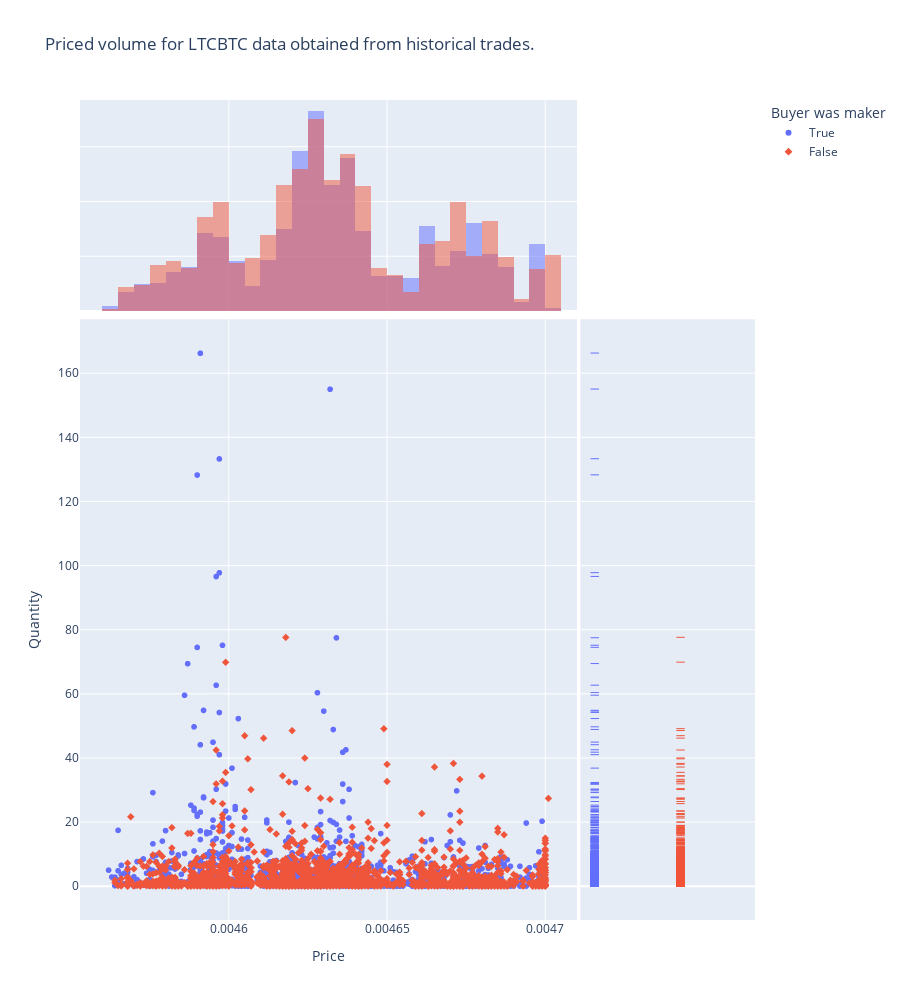

This figure's notebook cell:
### Code cell
sym.plot_trades_scatter()

### Figure 1 — Plotly figure (JSON) as saved in the notebook; plotly's stock layout.template omitted (floating-point values rounded to 4 significant figures; data arrays with more than 128 entries replaced by an {"elided": "..."} marker saying what was removed)
{"data": [{"hovertemplate": "Buyer was maker=True<br>Price=%{x}<br>Quantity=%{y}<extra></extra>", "legendgroup": "True", "marker": {"color": "#636efa", "symbol": "circle"}, "mode": "markers", "name": "True", "showlegend": true, "type": "scattergl", "x": {"elided": "1648 float values"}, "xaxis": "x", "y": {"elided": "1648 float values"}, "yaxis": "y"}, {"alignmentgroup": "True", "bingroup": "x", "hovertemplate": "Buyer was maker=True<br>Price=%{x}<br>count=%{y}<extra></extra>", "legendgroup": "True", "marker": {"color": "#636efa"}, "name": "True", "offsetgroup": "True", "opacity": 0.5, "showlegend": false, "type": "histogram", "x": {"elided": "1648 float values"}, "xaxis": "x3", "yaxis": "y3"}, {"alignmentgroup": "True", "boxpoints": "all", "fillcolor": "rgba(255,255,255,0)", "hoveron": "points", "hovertemplate": "Buyer was maker=True<br>Quantity=%{y}<extra></extra>", "jitter": 0, "legendgroup": "True", "line": {"color": "rgba(255,255,255,0)"}, "marker": {"color": "#636efa", "symbol": "line-ew-open"}, "name": "True", "offsetgroup": "True", "showlegend": false, "type": "box", "xaxis": "x2", "y": {"elided": "1648 float values"}, "yaxis": "y2"}, {"hovertemplate": "Buyer was maker=False<br>Price=%{x}<br>Quantity=%{y}<extra></extra>", "legendgroup": "False", "marker": {"color": "#EF553B", "symbol": "diamond"}, "mode": "markers", "name": "False", "showlegend": true, "type": "scattergl", "x": {"elided": "1914 float values"}, "xaxis": "x", "y": {"elided": "1914 float values"}, "yaxis": "y"}, {"alignmentgroup": "True", "bingroup": "x", "hovertemplate": "Buyer was maker=False<br>Price=%{x}<br>count=%{y}<extra></extra>", "legendgroup": "False", "marker": {"color": "#EF553B"}, "name": "False", "offsetgroup": "False", "opacity": 0.5, "showlegend": false, "type": "histogram", "x": {"elided": "1914 float values"}, "xaxis": "x3", "yaxis": "y3"}, {"alignmentgroup": "True", "boxpoints": "all", "fillcolor": "rgba(255,255,255,0)", "hoveron": "points", "hovertemplate": "Buyer was maker=False<br>Quantity=%{y}<extra></extra>", "jitter": 0, "legendgroup": "False", "line": {"color": "rgba(255,255,255,0)"}, "marker": {"color": "#EF553B", "symbol": "line-ew-open"}, "name": "False", "offsetgroup": "False", "showlegend": false, "type": "box", "xaxis": "x2", "y": {"elided": "1914 float values"}, "yaxis": "y2"}], "layout": {"barmode": "overlay", "height": 1000, "legend": {"title": {"text": "Buyer was maker"}, "tracegroupgap": 0}, "title": {"text": "Priced volume for LTCBTC data obtained from historical trades."}, "xaxis": {"anchor": "y", "domain": [0, 0.7363], "title": {"text": "Price"}}, "xaxis2": {"anchor": "y2", "domain": [0.7413, 1], "matches": "x2", "showgrid": false, "showline": false, "showticklabels": false, "ticks": ""}, "xaxis3": {"anchor": "y3", "domain": [0, 0.7363], "matches": "x", "showgrid": true, "showticklabels": false}, "xaxis4": {"anchor": "y4", "domain": [0.7413, 1], "matches": "x2", "showgrid": false, "showline": false, "showticklabels": false, "ticks": ""}, "yaxis": {"anchor": "x", "domain": [0, 0.7326], "title": {"text": "Quantity"}}, "yaxis2": {"anchor": "x2", "domain": [0, 0.7326], "matches": "y", "showgrid": true, "showticklabels": false}, "yaxis3": {"anchor": "x3", "domain": [0.7426, 1], "matches": "y3", "showgrid": true, "showline": false, "showticklabels": false, "ticks": ""}, "yaxis4": {"anchor": "x4", "domain": [0.7426, 1], "matches": "y3", "showgrid": true, "showline": false, "showticklabels": false, "ticks": ""}}}
